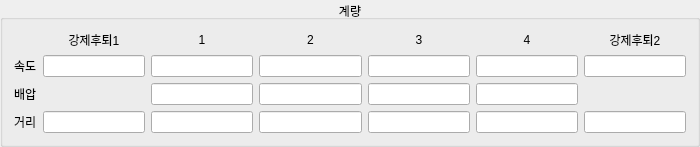
           <widget class="QGroupBox" name="groupBox_7">
            <property name="maximumSize">
             <size>
              <width>700</width>
              <height>16777215</height>
             </size>
            </property>
            <property name="title">
             <string>계량</string>
            </property>
            <property name="alignment">
             <set>Qt::AlignCenter</set>
            </property>
            <property name="flat">
             <bool>true</bool>
            </property>
            <layout class="QGridLayout" name="gridLayout_11">
             <item row="0" column="0">
              <layout class="QGridLayout" name="gridLayout_10">
               <item row="1" column="0">
                <widget class="QLabel" name="label_31">
                 <property name="text">
                  <string>속도</string>
                 </property>
                </widget>
               </item>
               <item row="2" column="0">
                <widget class="QLabel" name="label_32">
                 <property name="text">
                  <string>배압</string>
                 </property>
                </widget>
               </item>
               <item row="3" column="0">
                <widget class="QLabel" name="label_33">
                 <property name="text">
                  <string>거리</string>
                 </property>
                </widget>
               </item>
               <item row="0" column="1">
                <widget class="QLabel" name="label_34">
                 <property name="text">
                  <string>강제후퇴1</string>
                 </property>
                 <property name="alignment">
                  <set>Qt::AlignCenter</set>
                 </property>
                </widget>
               </item>
               <item row="0" column="5">
                <widget class="QLabel" name="label_37">
                 <property name="text">
                  <string>4</string>
                 </property>
                 <property name="alignment">
                  <set>Qt::AlignCenter</set>
                 </property>
                </widget>
               </item>
               <item row="0" column="4">
                <widget class="QLabel" name="label_36">
                 <property name="text">
                  <string>3</string>
                 </property>
                 <property name="alignment">
                  <set>Qt::AlignCenter</set>
                 </property>
                </widget>
               </item>
               <item row="0" column="2">
                <widget class="QLabel" name="label_30">
                 <property name="text">
                  <string>1</string>
                 </property>
                 <property name="alignment">
                  <set>Qt::AlignCenter</set>
                 </property>
                </widget>
               </item>
               <item row="0" column="3">
                <widget class="QLabel" name="label_35">
                 <property name="text">
                  <string>2</string>
                 </property>
                 <property name="alignment">
                  <set>Qt::AlignCenter</set>
                 </property>
                </widget>
               </item>
               <item row="0" column="6">
                <widget class="QLabel" name="label_38">
                 <property name="text">
                  <string>강제후퇴2</string>
                 </property>
                 <property name="alignment">
                  <set>Qt::AlignCenter</set>
                 </property>
                </widget>
               </item>
               <item row="1" column="1">
                <widget class="QLineEdit" name="Li_Suckspd1">
                 <property name="alignment">
                  <set>Qt::AlignCenter</set>
                 </property>
                 <property name="readOnly">
                  <bool>true</bool>
                 </property>
                </widget>
               </item>
               <item row="1" column="2">
                <widget class="QLineEdit" name="Li_Chgspd1">
                 <property name="alignment">
                  <set>Qt::AlignCenter</set>
                 </property>
                 <property name="readOnly">
                  <bool>true</bool>
                 </property>
                </widget>
               </item>
               <item row="1" column="3">
                <widget class="QLineEdit" name="Li_Chgspd2">
                 <property name="alignment">
                  <set>Qt::AlignCenter</set>
                 </property>
                 <property name="readOnly">
                  <bool>true</bool>
                 </property>
                </widget>
               </item>
               <item row="1" column="4">
                <widget class="QLineEdit" name="Li_Chgspd3">
                 <property name="alignment">
                  <set>Qt::AlignCenter</set>
                 </property>
                 <property name="readOnly">
                  <bool>true</bool>
                 </property>
                </widget>
               </item>
               <item row="1" column="5">
                <widget class="QLineEdit" name="Li_Chgspd4">
                 <property name="alignment">
                  <set>Qt::AlignCenter</set>
                 </property>
                 <property name="readOnly">
                  <bool>true</bool>
                 </property>
                </widget>
               </item>
               <item row="1" column="6">
                <widget class="QLineEdit" name="Li_Suckspd2">
                 <property name="alignment">
                  <set>Qt::AlignCenter</set>
                 </property>
                 <property name="readOnly">
                  <bool>true</bool>
                 </property>
                </widget>
               </item>
               <item row="3" column="1">
                <widget class="QLineEdit" name="Li_Suckpos1">
                 <property name="alignment">
                  <set>Qt::AlignCenter</set>
                 </property>
                 <property name="readOnly">
                  <bool>true</bool>
                 </property>
                </widget>
               </item>
               <item row="2" column="2">
                <widget class="QLineEdit" name="Li_Chgbps1">
                 <property name="alignment">
                  <set>Qt::AlignCenter</set>
                 </property>
                 <property name="readOnly">
                  <bool>true</bool>
                 </property>
                </widget>
               </item>
               <item row="3" column="2">
                <widget class="QLineEdit" name="Li_Chgpos1">
                 <property name="alignment">
                  <set>Qt::AlignCenter</set>
                 </property>
                 <property name="readOnly">
                  <bool>true</bool>
                 </property>
                </widget>
               </item>
               <item row="2" column="3">
                <widget class="QLineEdit" name="Li_Chgbps2">
                 <property name="alignment">
                  <set>Qt::AlignCenter</set>
                 </property>
                 <property name="readOnly">
                  <bool>true</bool>
                 </property>
                </widget>
               </item>
               <item row="3" column="3">
                <widget class="QLineEdit" name="Li_Chgpos2">
                 <property name="alignment">
                  <set>Qt::AlignCenter</set>
                 </property>
                 <property name="readOnly">
                  <bool>true</bool>
                 </property>
                </widget>
               </item>
               <item row="2" column="4">
                <widget class="QLineEdit" name="Li_Chgbps3">
                 <property name="alignment">
                  <set>Qt::AlignCenter</set>
                 </property>
                 <property name="readOnly">
                  <bool>true</bool>
                 </property>
                </widget>
               </item>
               <item row="3" column="4">
                <widget class="QLineEdit" name="Li_Chgpos3">
                 <property name="alignment">
                  <set>Qt::AlignCenter</set>
                 </property>
                 <property name="readOnly">
                  <bool>true</bool>
                 </property>
                </widget>
               </item>
               <item row="2" column="5">
                <widget class="QLineEdit" name="Li_Chgbps4">
                 <property name="alignment">
                  <set>Qt::AlignCenter</set>
                 </property>
                 <property name="readOnly">
                  <bool>true</bool>
                 </property>
                </widget>
               </item>
               <item row="3" column="5">
                <widget class="QLineEdit" name="Li_Chgpos4">
                 <property name="alignment">
                  <set>Qt::AlignCenter</set>
                 </property>
                 <property name="readOnly">
                  <bool>true</bool>
                 </property>
                </widget>
               </item>
               <item row="3" column="6">
                <widget class="QLineEdit" name="Li_Suckpos2">
                 <property name="alignment">
                  <set>Qt::AlignCenter</set>
                 </property>
                 <property name="readOnly">
                  <bool>true</bool>
                 </property>
                </widget>
               </item>
              </layout>
             </item>
            </layout>
           </widget>
